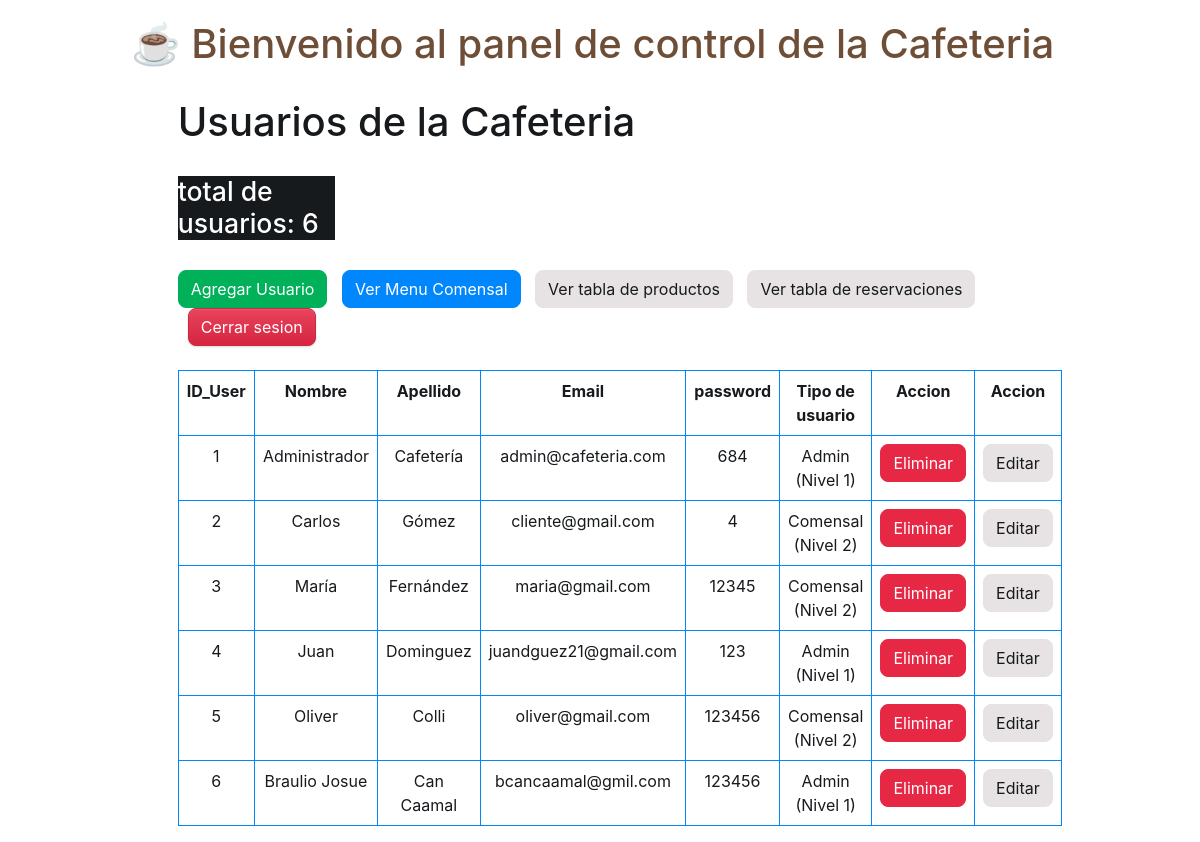
Page /vista/dasboar.php (signed in) on the committed database.
### tables this page shows
CREATE TABLE `usuarios` (
  `id_user` int(11) NOT NULL AUTO_INCREMENT,
  `nombre` varchar(50) NOT NULL,
  `apellido` varchar(50) NOT NULL,
  `email` varchar(100) NOT NULL,
  `password` varchar(255) NOT NULL,
  `tipo_usuario` int(11) NOT NULL DEFAULT 2 COMMENT '1: Administrador, 2: Comensal',
  `creado_en` timestamp NOT NULL DEFAULT current_timestamp(),
  PRIMARY KEY (`id_user`),
  UNIQUE KEY `email` (`email`)
);

### vista/dasboar.php (the view, shortened to what this page needs)
<?php
$con = conection();
$sql = 'SELECT * FROM usuarios';
$query = mysqli_query($con, $sql);
$total = mysqli_num_rows($query);
?>
<!DOCTYPE html>
<html lang="en">
<head>
    <link href="https://cdn.jsdelivr.net/npm/bootstrap@6.0.0-alpha.1/dist/css/bootstrap.min.css" rel="stylesheet"
>
    <link rel="stylesheet" href="../src/css/styles.css">
</head>
<body>
    <h1 style="text-align: center; color: #6f4e37; margin-top: 20px;">☕ Bienvenido al panel de control de la Cafeteria</h1>
    <br>
    <div style="max-width: 70%; margin: 0 auto;">
        <h2 class="fs-3xl">Usuarios de la Cafeteria</h2>
        <br>
        <h3 class="bg-inverse fg-contrast-inverse" style="max-width: 19%">total de usuarios: <?= $total ?> </h3>
        <br>
        <a href="Formulario_usuario.php" class="btn-solid theme-success">Agregar Usuario</a>
        <a href="../vista/menu.php" class="btn-solid theme-primary" style="margin-left: 10px;">Ver Menu Comensal</a>
        <a href="menuadmin.php" class="btn-solid theme-secondary" style="margin-left: 10px;">Ver tabla de productos</a>
        <a href="reservacionesadmin.php" class="btn-solid theme-secondary" style="margin-left: 10px;">Ver tabla de reservaciones</a>
        <a href="../index.php" class="btn-solid btn-styled theme-danger" style="margin-left: 10px;">Cerrar sesion</a>
        <br>
        <br>
        <table class="table table-bordered border-primary">
            <th style="text-align: center;">ID_User</th>
            <th style="text-align: center;">Nombre</th>
            <th style="text-align: center;">Apellido</th>
            <th style="text-align: center;">Email</th>
            <th style="text-align: center;">password</th>
            <th style="text-align: center;">Tipo de usuario</th>
            <th style="text-align: center;">Accion</th>
            <th style="text-align: center;">Accion</th>
            <tbody>
                <?php while ($row = mysqli_fetch_assoc($query)) { ?>
                    <tr>
                        <td style="text-align: center;"><?= $row['id_user'] ?></td>
                        <td style="text-align: center;"><?= $row['nombre'] ?></td>
                        <td style="text-align: center;"><?= $row['apellido'] ?></td>
                        <Td style="text-align: center;"><?= $row['email'] ?></Td>
                        <td style="text-align: center;"><?= $row['password'] ?></td>
                        <td style="text-align: center;"><?php
                       $tipo= $row['tipo_usuario'] ;
                        switch ($tipo) {
                            case 1:
                               echo 'Admin (Nivel 1)';
                                break;
                            case 2:
                               echo 'Comensal (Nivel 2)';
                                break;
                        }
                        ?></td>
                        <td style="text-align: center;"><a onclick="return confirm('Deseas eliminar este usuario?')"
                                href="../modelo/modelo_us_eliminar.php?id=<?= $row['id_user'] ?>"
                                class="btn-solid theme-danger">Eliminar</a></td>
                        <td style="text-align: center;"><a onclick="return confirm('Deseas editar este usuario?')"
                                href="../vista/formulario_actualizar.php?id=<?= $row['id_user'] ?>"
                                class="btn-solid theme-secondary">Editar</a></td>
                    </tr>
                    <?php
                }
                ?>
            </tbody>
        </table>
    </div>
</body>
</html>

### rows in the picture
usuarios: id_user "1", nombre "Administrador", apellido "Cafetería", email "admin@cafeteria.com", password "684", tipo_usuario "Admin (Nivel 1)"
usuarios: id_user "2", nombre "Carlos", apellido "Gómez", email "cliente@gmail.com", password "4", tipo_usuario "Comensal (Nivel 2)"
usuarios: id_user "3", nombre "María", apellido "Fernández", email "maria@gmail.com", password "12345", tipo_usuario "Comensal (Nivel 2)"
usuarios: id_user "4", nombre "Juan", apellido "Dominguez", email "juandguez21@gmail.com", password "123", tipo_usuario "Admin (Nivel 1)"
usuarios: id_user "5", nombre "Oliver", apellido "Colli", email "oliver@gmail.com", password "123456", tipo_usuario "Comensal (Nivel 2)"
usuarios: id_user "6", nombre "Braulio Josue", apellido "Can Caamal", email "bcancaamal@gmil.com", password "123456", tipo_usuario "Admin (Nivel 1)"

### other values in the picture
$total "6"
